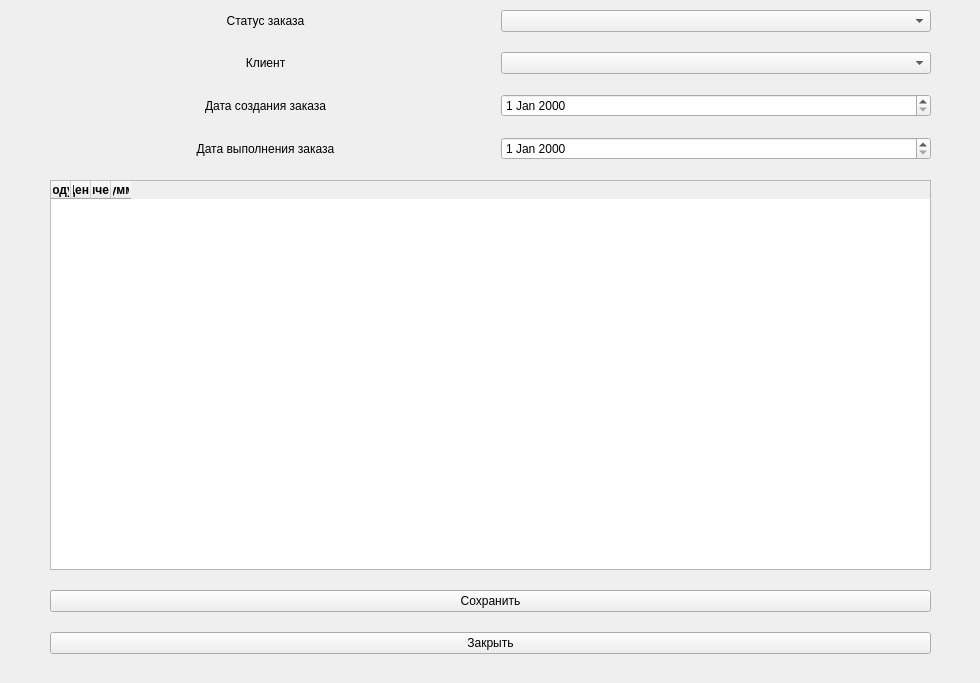
<?xml version="1.0" encoding="UTF-8"?>
<ui version="4.0">
 <class>Form</class>
 <widget class="QWidget" name="Form">
  <property name="geometry">
   <rect>
    <x>0</x>
    <y>0</y>
    <width>980</width>
    <height>683</height>
   </rect>
  </property>
  <property name="minimumSize">
   <size>
    <width>980</width>
    <height>683</height>
   </size>
  </property>
  <property name="maximumSize">
   <size>
    <width>2940</width>
    <height>2049</height>
   </size>
  </property>
  <property name="windowTitle">
   <string>Агаш Пазл - Заказ №</string>
  </property>
  <widget class="QWidget" name="verticalLayoutWidget">
   <property name="geometry">
    <rect>
     <x>0</x>
     <y>0</y>
     <width>981</width>
     <height>684</height>
    </rect>
   </property>
   <layout class="QVBoxLayout" name="verticalLayout" stretch="0,0,0,0,0,0,0">
    <property name="spacing">
     <number>20</number>
    </property>
    <property name="sizeConstraint">
     <enum>QLayout::SetDefaultConstraint</enum>
    </property>
    <property name="leftMargin">
     <number>50</number>
    </property>
    <property name="topMargin">
     <number>10</number>
    </property>
    <property name="rightMargin">
     <number>50</number>
    </property>
    <property name="bottomMargin">
     <number>30</number>
    </property>
    <item>
     <layout class="QHBoxLayout" name="horizontalLayout">
      <item>
       <widget class="QLabel" name="label">
        <property name="text">
         <string>Статус заказа</string>
        </property>
        <property name="alignment">
         <set>Qt::AlignCenter</set>
        </property>
       </widget>
      </item>
      <item>
       <widget class="QComboBox" name="statusComboBox"/>
      </item>
     </layout>
    </item>
    <item>
     <layout class="QHBoxLayout" name="horizontalLayout_2">
      <item>
       <widget class="QLabel" name="label_2">
        <property name="text">
         <string>Клиент</string>
        </property>
        <property name="alignment">
         <set>Qt::AlignCenter</set>
        </property>
       </widget>
      </item>
      <item>
       <widget class="QComboBox" name="clientComboBox"/>
      </item>
     </layout>
    </item>
    <item>
     <layout class="QHBoxLayout" name="horizontalLayout_3">
      <item>
       <widget class="QLabel" name="label_3">
        <property name="text">
         <string>Дата создания заказа</string>
        </property>
        <property name="alignment">
         <set>Qt::AlignCenter</set>
        </property>
       </widget>
      </item>
      <item>
       <widget class="QDateEdit" name="registrationDateEdit"/>
      </item>
     </layout>
    </item>
    <item>
     <layout class="QHBoxLayout" name="horizontalLayout_4">
      <item>
       <widget class="QLabel" name="label_4">
        <property name="text">
         <string>Дата выполнения заказа</string>
        </property>
        <property name="alignment">
         <set>Qt::AlignCenter</set>
        </property>
       </widget>
      </item>
      <item>
       <widget class="QDateEdit" name="completionDateEdit"/>
      </item>
     </layout>
    </item>
    <item>
     <widget class="QTableWidget" name="orderItemsTable">
      <property name="sizePolicy">
       <sizepolicy hsizetype="Expanding" vsizetype="Expanding">
        <horstretch>0</horstretch>
        <verstretch>0</verstretch>
       </sizepolicy>
      </property>
      <property name="minimumSize">
       <size>
        <width>0</width>
        <height>0</height>
       </size>
      </property>
      <property name="maximumSize">
       <size>
        <width>16777215</width>
        <height>16777215</height>
       </size>
      </property>
      <property name="rowCount">
       <number>0</number>
      </property>
      <property name="columnCount">
       <number>4</number>
      </property>
      <attribute name="horizontalHeaderVisible">
       <bool>true</bool>
      </attribute>
      <attribute name="horizontalHeaderCascadingSectionResizes">
       <bool>true</bool>
      </attribute>
      <attribute name="horizontalHeaderDefaultSectionSize">
       <number>0</number>
      </attribute>
      <attribute name="horizontalHeaderHighlightSections">
       <bool>true</bool>
      </attribute>
      <attribute name="horizontalHeaderShowSortIndicator" stdset="0">
       <bool>true</bool>
      </attribute>
      <attribute name="horizontalHeaderStretchLastSection">
       <bool>false</bool>
      </attribute>
      <attribute name="verticalHeaderCascadingSectionResizes">
       <bool>false</bool>
      </attribute>
      <attribute name="verticalHeaderHighlightSections">
       <bool>false</bool>
      </attribute>
      <attribute name="verticalHeaderShowSortIndicator" stdset="0">
       <bool>false</bool>
      </attribute>
      <attribute name="verticalHeaderStretchLastSection">
       <bool>false</bool>
      </attribute>
      <column>
       <property name="text">
        <string>Продукт</string>
       </property>
       <property name="font">
        <font>
         <weight>75</weight>
         <bold>true</bold>
        </font>
       </property>
      </column>
      <column>
       <property name="text">
        <string>Цена</string>
       </property>
       <property name="font">
        <font>
         <weight>75</weight>
         <bold>true</bold>
        </font>
       </property>
      </column>
      <column>
       <property name="text">
        <string>Количество</string>
       </property>
       <property name="font">
        <font>
         <weight>75</weight>
         <bold>true</bold>
        </font>
       </property>
      </column>
      <column>
       <property name="text">
        <string>Сумма</string>
       </property>
       <property name="font">
        <font>
         <weight>75</weight>
         <bold>true</bold>
        </font>
       </property>
      </column>
     </widget>
    </item>
    <item>
     <widget class="QPushButton" name="saveButton">
      <property name="text">
       <string>Сохранить</string>
      </property>
     </widget>
    </item>
    <item>
     <widget class="QPushButton" name="backButton">
      <property name="text">
       <string>Закрыть</string>
      </property>
     </widget>
    </item>
   </layout>
  </widget>
 </widget>
 <resources/>
 <connections/>
</ui>
